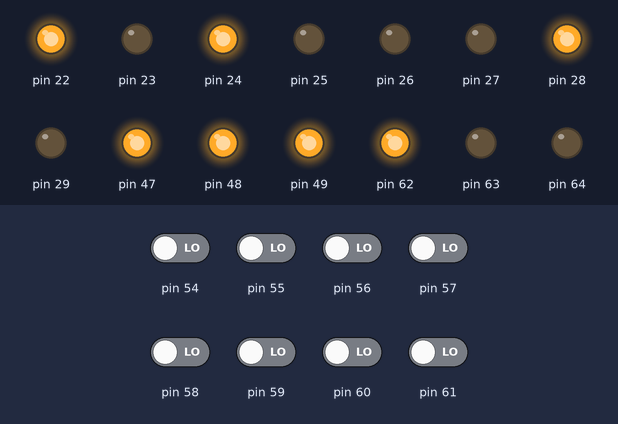
This sketch was run on a simulated Arduino Mega 2560, built with avr-gcc and run on an emulated ATmega2560. Shown: output pins drawn as LEDs (lit = HIGH). The inputs (shaded band) are chosen by the test bench; at power-on: pin 54–61 LOW. What the sketch prints to the serial monitor is not drawn. At 0.1 s the program stops and its outputs stay as they are.

Above: at 0.1 s.
Timing chart, 0 to 1.6 s (numbered marks = the images above):
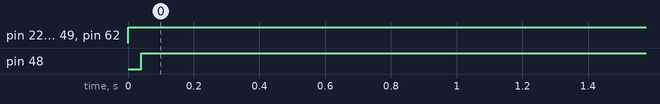

Measured:
- by itself, pin 22, pin 24, pin 28, pin 47, pin 49, pin 62: LOW → HIGH at 0.00 s
- by itself, pin 48: LOW → HIGH at 0.04 s

The sketch:

Dump_License_Code.ino
```cpp
/*
  カートリッジpin割り当て表(カートリッジ左から1pin)
  https://gbdev.gg8.se/wiki/articles/DMG_Schematics
  1: Vcc   9: a3    17: a11  25: d3
  2: CLK? 10: a4   18: a12  26: d4
  3: /WR  11: a5   19: a13  27: d5
  4: /RD  12: a6   20: a14  28: d6
  5: /CS  13: a7   21: a15  29: d7
  6: a0   14: a8   22: d0   30: /RST
  7: a1   15: a9   23: d1   31: Vin
  8: a2   16: a10  24: d2   32: GND
*/
// アドレスバスの指定
void set_addr(uint16_t address) {
  PORTA = address & 0xFF;
  PORTK = (address >> 8) & 0xFF;
}
// 指定アドレスから1Byte読み出し
uint8_t get_byte(uint16_t address) {
  set_addr(address);
  PORTL = B00000101;  // CS=1,R=0,W=1を設定
  delayMicroseconds(10);
  uint8_t result = PINF;
  PORTL = B00000111;  // カートリッジ2~4pinに何らかの設定
  delayMicroseconds(10);
  return result;
}
// GPIO割り当て（レジスタにより）
void ini() {
  DDRA = B11111111;   // PORT A に読み込みたいアドレスのLSBを指定
  DDRK = B11111111;   // PORT K に読み込みたいアドレスのMSBを指定
  DDRF = B00000000;   // PORT F にByte出力を指定
  DDRL = B00000111;   // PORT L に 最下位bitからWrite、Read、ChipSelect（ROM/RAM）を指定
  // 例えば、ROMから読み出す時は、CS=1,R=0,W=1となる（負論理）
  //        RAMから読み出す時は、CS=0,R=0,W=1となる
  PORTL = B00000000;  // W,R,CSの初期化
  PORTA = B00000000;  // アドレス指定の初期化
  PORTK = B00000000;  //
}
// 初期化
void setup() {
  Serial.begin(9600);
  ini();
}

void loop() {
  Serial.println("== DUMP START ==");

  PORTL = B00000111;  // 読み書き時以外は常にこの状態にするらしい
  delayMicroseconds(10);

  char buf[10];
  uint16_t addr;
  Serial.println("= license code =");
  for (int i = 0; i < 2; i++) {
    addr = 0x144 + i;
    sprintf(buf, "%04X : %02X", addr, get_byte(addr));
    Serial.print(buf);
    Serial.println("");
  }
  Serial.println("");
  Serial.println("==  END  ==");
  while (1);
}
```
